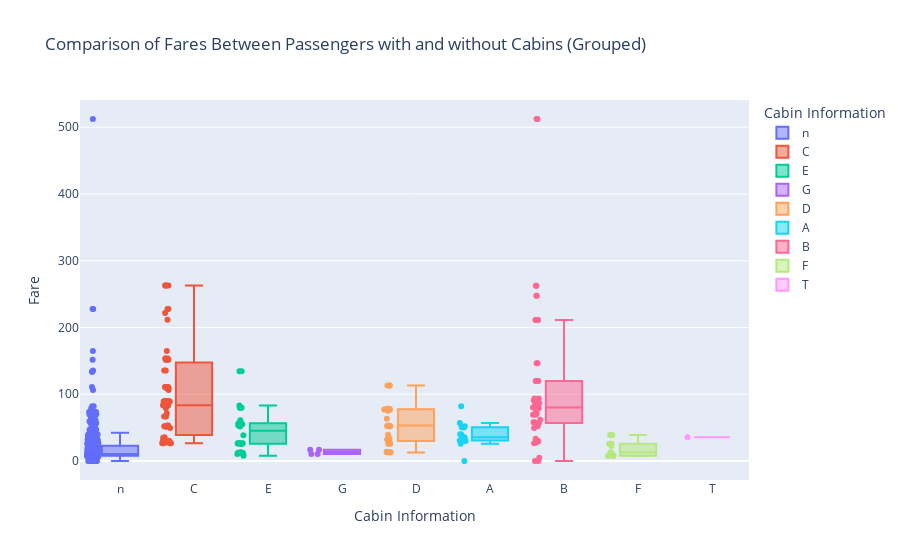

The notebook cell saved with this chart:
### Markdown cell above
## Question:
Are the fares for passengers with cabins generally higher than those without cabins?

### Code cell
#grouping the cabins by extracting the first letter of the cabin information
df['Cabin_Group'] = df['Cabin'].astype(str).str[0]
fig = px.box(df, x="Cabin_Group", y="Fare", color="Cabin_Group",
             title="Comparison of Fares Between Passengers with and without Cabins (Grouped)",
             labels={"Cabin_Group": "Cabin Information", "Fare": "Fare"},
             hover_name="Name", points="all")
fig.show()

### Figure 1 — Plotly figure (JSON) as saved in the notebook; plotly's stock layout.template omitted (floating-point values rounded to 4 significant figures; data arrays with more than 128 entries replaced by an {"elided": "..."} marker saying what was removed)
{"data": [{"alignmentgroup": "True", "boxpoints": "all", "hovertemplate": "<b>%{hovertext}</b><br><br>Cabin Information=%{x}<br>Fare=%{y}<extra></extra>", "hovertext": {"elided": "687 str values"}, "legendgroup": "n", "marker": {"color": "#636efa"}, "name": "n", "notched": false, "offsetgroup": "n", "orientation": "v", "showlegend": true, "type": "box", "x": {"elided": "687 str values"}, "x0": " ", "xaxis": "x", "y": {"elided": "687 float values"}, "y0": " ", "yaxis": "y"}, {"alignmentgroup": "True", "boxpoints": "all", "hovertemplate": "<b>%{hovertext}</b><br><br>Cabin Information=%{x}<br>Fare=%{y}<extra></extra>", "hovertext": ["Cumings, Mrs. John Bradley (Florence Briggs Thayer)", "Futrelle, Mrs. Jacques Heath (Lily May Peel)", "Bonnell, Miss. Elizabeth", "Fortune, Mr. Charles Alexander", "Woolner, Mr. Hugh", "Harris, Mr. Henry Birkhardt", "Fortune, Miss. Mabel Helen", "Porter, Mr. Walter Chamberlain", "Futrelle, Mr. Jacques Heath", "Pears, Mrs. Thomas (Edith Wearne)", "Isham, Miss. Ann Elizabeth", "Hoyt, Mr. Frederick Maxfield", "Harris, Mrs. Henry Birkhardt (Irene Wallach)", "Minahan, Dr. William Edward", "Stead, Mr. William Thomas", "Graham, Mrs. William Thompson (Edith Junkins)", "Bissette, Miss. Amelia", "Natsch, Mr. Charles H", "Allison, Miss. Helen Loraine", "Saalfeld, Mr. Adolphe", "Allison, Master. Hudson Trevor", "Penasco y Castellana, Mrs. Victor de Satode (Maria Josefa Perez de Soto y Vallejo)", "Hays, Miss. Margaret Bechstein", "Wick, Miss. Mary Natalie", "Young, Miss. Marie Grice", "Partner, Mr. Austen", "Graham, Mr. George Edward", "Pears, Mr. Thomas Clinton", "Fortune, Miss. Alice Elizabeth", "Williams-Lambert, Mr. Fletcher Fellows", "Widener, Mr. Harry Elkins", "Minahan, Miss. Daisy E", "Bjornstrom-Steffansson, Mr. Mauritz Hakan", "Fortune, Mr. Mark", "Peuchen, Major. Arthur Godfrey", "Foreman, Mr. Benjamin Laventall", "Goldenberg, Mr. Samuel L", "Hoyt, Mrs. Frederick Maxfield (Jane Anne Forby)", "Molson, Mr. Harry Markland", "Allison, Mrs. Hudson J C (Bessie Waldo Daniels)", "Penasco y Castellana, Mr. Victor de Satode", "Farthing, Mr. John", "Douglas, Mr. Walter Donald", "Thayer, Mr. John Borland Jr", "Appleton, Mrs. Edward Dale (Charlotte Lamson)", "Thayer, Mrs. John Borland (Marian Longstreth Morris)", "Shutes, Miss. Elizabeth W", "Taylor, Mrs. Elmer Zebley (Juliet Cummins Wright)", "Thayer, Mr. John Borland", "Astor, Mrs. John Jacob (Madeleine Talmadge Force)", "Mayne, Mlle. Berthe Antonine (\"Mrs de Villiers\")", "Klaber, Mr. Herman", "Taylor, Mr. Elmer Zebley", "Endres, Miss. Caroline Louise", "Cavendish, Mr. Tyrell William", "Marechal, Mr. Pierre", "Goldenberg, Mrs. Samuel L (Edwiga Grabowska)", "Potter, Mrs. Thomas Jr (Lily Alexenia Wilson)", "Behr, Mr. Karl Howell"], "legendgroup": "C", "marker": {"color": "#EF553B"}, "name": "C", "notched": false, "offsetgroup": "C", "orientation": "v", "showlegend": true, "type": "box", "x": ["C", "C", "C", "C", "C", "C", "C", "C", "C", "C", "C", "C", "C", "C", "C", "C", "C", "C", "C", "C", "C", "C", "C", "C", "C", "C", "C", "C", "C", "C", "C", "C", "C", "C", "C", "C", "C", "C", "C", "C", "C", "C", "C", "C", "C", "C", "C", "C", "C", "C", "C", "C", "C", "C", "C", "C", "C", "C", "C"], "x0": " ", "xaxis": "x", "y": [71.28, 53.1, 26.55, 263, 35.5, 83.47, 263, 52, 53.1, 66.6, 28.71, 90, 83.47, 90, 26.55, 153.5, 135.6, 29.7, 151.6, 30.5, 151.6, 108.9, 83.16, 164.9, 135.6, 28.5, 153.5, 66.6, 263, 35, 211.5, 90, 26.55, 263, 30.5, 27.75, 89.1, 90, 30.5, 151.6, 108.9, 221.8, 106.4, 110.9, 51.48, 110.9, 153.5, 52, 110.9, 227.5, 49.5, 26.55, 52, 227.5, 78.85, 29.7, 89.1, 83.16, 30], "y0": " ", "yaxis": "y"}, {"alignmentgroup": "True", "boxpoints": "all", "hovertemplate": "<b>%{hovertext}</b><br><br>Cabin Information=%{x}<br>Fare=%{y}<extra></extra>", "hovertext": ["McCarthy, Mr. Timothy J", "Chaffee, Mr. Herbert Fuller", "Webber, Miss. Susan", "Chibnall, Mrs. (Edith Martha Bowerman)", "Taussig, Mr. Emil", "Keane, Miss. Nora A", "Francatelli, Miss. Laura Mabel", "Spedden, Mrs. Frederic Oakley (Margaretta Corning Stone)", "Burns, Miss. Elizabeth Margaret", "Bowerman, Miss. Elsie Edith", "Harder, Mr. George Achilles", "Pickard, Mr. Berk (Berk Trembisky)", "Silvey, Mr. William Baird", "Millet, Mr. Francis Davis", "Anderson, Mr. Harry", "Gee, Mr. Arthur H", "McGough, Mr. James Robert", "Taussig, Mrs. Emil (Tillie Mandelbaum)", "Flynn, Mr. John Irwin (\"Irving\")", "Silvey, Mrs. William Baird (Alice Munger)", "Taussig, Miss. Ruth", "Colley, Mr. Edward Pomeroy", "Silverthorne, Mr. Spencer Victor", "Calderhead, Mr. Edward Pennington", "Troutt, Miss. Edwina Celia \"Winnie\"", "Chambers, Mr. Norman Campbell", "Moor, Master. Meier", "Mack, Mrs. (Mary)", "Chambers, Mrs. Norman Campbell (Bertha Griggs)", "Moor, Mrs. (Beila)", "Compton, Miss. Sara Rebecca", "Daly, Mr. Peter Denis "], "legendgroup": "E", "marker": {"color": "#00cc96"}, "name": "E", "notched": false, "offsetgroup": "E", "orientation": "v", "showlegend": true, "type": "box", "x": ["E", "E", "E", "E", "E", "E", "E", "E", "E", "E", "E", "E", "E", "E", "E", "E", "E", "E", "E", "E", "E", "E", "E", "E", "E", "E", "E", "E", "E", "E", "E", "E"], "x0": " ", "xaxis": "x", "y": [51.86, 61.17, 13, 55, 79.65, 12.35, 56.93, 134.5, 134.5, 55, 55.44, 8.05, 55.9, 26.55, 26.55, 38.5, 26.29, 79.65, 26.39, 55.9, 79.65, 25.59, 26.29, 26.29, 10.5, 53.1, 12.47, 10.5, 53.1, 12.47, 83.16, 26.55], "y0": " ", "yaxis": "y"}, {"alignmentgroup": "True", "boxpoints": "all", "hovertemplate": "<b>%{hovertext}</b><br><br>Cabin Information=%{x}<br>Fare=%{y}<extra></extra>", "hovertext": ["Sandstrom, Miss. Marguerite Rut", "Strom, Miss. Telma Matilda", "Strom, Mrs. Wilhelm (Elna Matilda Persson)", "Sandstrom, Mrs. Hjalmar (Agnes Charlotta Bengtsson)"], "legendgroup": "G", "marker": {"color": "#ab63fa"}, "name": "G", "notched": false, "offsetgroup": "G", "orientation": "v", "showlegend": true, "type": "box", "x": ["G", "G", "G", "G"], "x0": " ", "xaxis": "x", "y": [16.7, 10.46, 10.46, 16.7], "y0": " ", "yaxis": "y"}, {"alignmentgroup": "True", "boxpoints": "all", "hovertemplate": "<b>%{hovertext}</b><br><br>Cabin Information=%{x}<br>Fare=%{y}<extra></extra>", "hovertext": ["Beesley, Mr. Lawrence", "Harper, Mrs. Henry Sleeper (Myna Haxtun)", "Greenfield, Mr. William Bertram", "White, Mr. Richard Frasar", "White, Mr. Percival Wayland", "Newsom, Miss. Helen Monypeny", "Newell, Miss. Madeleine", "Bazzani, Miss. Albina", "Beckwith, Mr. Richard Leonard", "Andrews, Miss. Kornelia Theodosia", "Levy, Mr. Rene Jacques", "Ball, Mrs. (Ada E Hall)", "Warren, Mrs. Frank Manley (Anna Sophia Atkinson)", "Newell, Miss. Marjorie", "Kenyon, Mrs. Frederick R (Marion)", "Jerwan, Mrs. Amin S (Marie Marthe Thuillard)", "Eustis, Miss. Elizabeth Mussey", "Walker, Mr. William Anderson", "Stephenson, Mrs. Walter Bertram (Martha Eustis)", "Kimball, Mr. Edwin Nelson Jr", "Sutton, Mr. Frederick", "Longley, Miss. Gretchen Fiske", "Harper, Mr. Henry Sleeper", "Newell, Mr. Arthur Webster", "Hassab, Mr. Hammad", "Hawksford, Mr. Walter James", "Marvin, Mr. Daniel Warner", "Hogeboom, Mrs. John C (Anna Andrews)", "Long, Mr. Milton Clyde", "Leader, Dr. Alice (Farnham)", "Lines, Miss. Mary Conover", "Swift, Mrs. Frederick Joel (Margaret Welles Barron)", "Beckwith, Mrs. Richard Leonard (Sallie Monypeny)"], "legendgroup": "D", "marker": {"color": "#FFA15A"}, "name": "D", "notched": false, "offsetgroup": "D", "orientation": "v", "showlegend": true, "type": "box", "x": ["D", "D", "D", "D", "D", "D", "D", "D", "D", "D", "D", "D", "D", "D", "D", "D", "D", "D", "D", "D", "D", "D", "D", "D", "D", "D", "D", "D", "D", "D", "D", "D", "D"], "x0": " ", "xaxis": "x", "y": [13, 76.73, 63.36, 77.29, 77.29, 26.28, 113.3, 76.29, 52.55, 77.96, 12.88, 13, 75.25, 113.3, 51.86, 13.79, 78.27, 34.02, 78.27, 52.55, 32.32, 77.96, 76.73, 113.3, 76.73, 30, 53.1, 77.96, 30, 25.93, 39.4, 25.93, 52.55], "y0": " ", "yaxis": "y"}, {"alignmentgroup": "True", "boxpoints": "all", "hovertemplate": "<b>%{hovertext}</b><br><br>Cabin Information=%{x}<br>Fare=%{y}<extra></extra>", "hovertext": ["Sloper, Mr. William Thompson", "Goldschmidt, Mr. George B", "Smith, Mr. James Clinch", "Rood, Mr. Hugh Roscoe", "Blank, Mr. Henry", "Smith, Mr. Richard William", "Dodge, Master. Washington", "Clifford, Mr. George Quincy", "Duff Gordon, Lady. (Lucille Christiana Sutherland) (\"Mrs Morgan\")", "Ross, Mr. John Hugo", "Duff Gordon, Sir. Cosmo Edmund (\"Mr Morgan\")", "Barkworth, Mr. Algernon Henry Wilson", "Simonius-Blumer, Col. Oberst Alfons", "Andrews, Mr. Thomas Jr", "Roebling, Mr. Washington Augustus II"], "legendgroup": "A", "marker": {"color": "#19d3f3"}, "name": "A", "notched": false, "offsetgroup": "A", "orientation": "v", "showlegend": true, "type": "box", "x": ["A", "A", "A", "A", "A", "A", "A", "A", "A", "A", "A", "A", "A", "A", "A"], "x0": " ", "xaxis": "x", "y": [35.5, 34.65, 30.7, 50, 31, 26, 81.86, 52, 39.6, 40.12, 56.93, 30, 35.5, 0, 50.5], "y0": " ", "yaxis": "y"}, {"alignmentgroup": "True", "boxpoints": "all", "hovertemplate": "<b>%{hovertext}</b><br><br>Cabin Information=%{x}<br>Fare=%{y}<extra></extra>", "hovertext": ["Spencer, Mrs. William Augustus (Marie Eugenie)", "Ostby, Mr. Engelhart Cornelius", "Icard, Miss. Amelie", "Baxter, Mr. Quigg Edmond", "Giglio, Mr. Victor", "Van der hoef, Mr. Wyckoff", "Brown, Mrs. James Joseph (Margaret Tobin)", "Lurette, Miss. Elise", "Cherry, Miss. Gladys", "Harrison, Mr. William", "Bishop, Mrs. Dickinson H (Helen Walton)", "Baxter, Mrs. James (Helene DeLaudeniere Chaput)", "Ryerson, Miss. Emily Borie", "Hippach, Miss. Jean Gertrude", "Aubart, Mme. Leontine Pauline", "Carter, Mr. William Ernest", "Carter, Miss. Lucile Polk", "Bishop, Mr. Dickinson H", "Kent, Mr. Edward Austin", "Maioni, Miss. Roberta", "Perreault, Miss. Anne", "Hippach, Mrs. Louis Albert (Ida Sophia Fischer)", "Butt, Major. Archibald Willingham", "Frolicher, Miss. Hedwig Margaritha", "Crosby, Miss. Harriet R", "Frolicher-Stehli, Mr. Maxmillian", "Stahelin-Maeglin, Dr. Max", "Sagesser, Mlle. Emma", "Davidson, Mr. Thornton", "Cardeza, Mr. Thomas Drake Martinez", "Madill, Miss. Georgette Alexandra", "Dick, Mr. Albert Adrian", "Allen, Miss. Elisabeth Walton", "Lesurer, Mr. Gustave J", "Ryerson, Miss. Susan Parker \"Suzette\"", "Crosby, Capt. Edward Gifford", "Rothes, the Countess. of (Lucy Noel Martha Dyer-Edwards)", "Carter, Mrs. William Ernest (Lucile Polk)", "Robert, Mrs. Edward Scott (Elisabeth Walton McMillan)", "Dick, Mrs. Albert Adrian (Vera Gillespie)", "Guggenheim, Mr. Benjamin", "Carter, Master. William Thornton II", "Fry, Mr. Richard", "Hays, Mrs. Charles Melville (Clara Jennings Gregg)", "Stone, Mrs. George Nelson (Martha Evelyn)", "Carlsson, Mr. Frans Olof", "Graham, Miss. Margaret Edith"], "legendgroup": "B", "marker": {"color": "#FF6692"}, "name": "B", "notched": false, "offsetgroup": "B", "orientation": "v", "showlegend": true, "type": "box", "x": ["B", "B", "B", "B", "B", "B", "B", "B", "B", "B", "B", "B", "B", "B", "B", "B", "B", "B", "B", "B", "B", "B", "B", "B", "B", "B", "B", "B", "B", "B", "B", "B", "B", "B", "B", "B", "B", "B", "B", "B", "B", "B", "B", "B", "B", "B", "B"], "x0": " ", "xaxis": "x", "y": [146.5, 61.98, 80, 247.5, 79.2, 33.5, 27.72, 146.5, 86.5, 0, 91.08, 247.5, 262.4, 57.98, 69.3, 120, 120, 91.08, 29.7, 86.5, 93.5, 57.98, 26.55, 49.5, 71, 79.2, 30.5, 69.3, 52, 512.3, 211.3, 57, 211.3, 512.3, 262.4, 71, 86.5, 120, 211.3, 57, 79.2, 120, 0, 93.5, 80, 5, 30], "y0": " ", "yaxis": "y"}, {"alignmentgroup": "True", "boxpoints": "all", "hovertemplate": "<b>%{hovertext}</b><br><br>Cabin Information=%{x}<br>Fare=%{y}<extra></extra>", "hovertext": ["Nye, Mrs. (Elizabeth Ramell)", "Moen, Mr. Sigurd Hansen", "Peter, Miss. Anna", "Navratil, Mr. Michel (\"Louis M Hoffman\")", "Becker, Master. Richard F", "Navratil, Master. Michel M", "Navratil, Master. Edmond Roger", "Brown, Miss. Amelia \"Mildred\"", "Lemore, Mrs. (Amelia Milley)", "Becker, Miss. Marion Louise", "Humblen, Mr. Adolf Mathias Nicolai Olsen", "Soholt, Mr. Peter Andreas Lauritz Andersen", "Tobin, Mr. Roger"], "legendgroup": "F", "marker": {"color": "#B6E880"}, "name": "F", "notched": false, "offsetgroup": "F", "orientation": "v", "showlegend": true, "type": "box", "x": ["F", "F", "F", "F", "F", "F", "F", "F", "F", "F", "F", "F", "F"], "x0": " ", "xaxis": "x", "y": [10.5, 7.65, 22.36, 26, 39, 26, 26, 13, 10.5, 39, 7.65, 7.65, 7.75], "y0": " ", "yaxis": "y"}, {"alignmentgroup": "True", "boxpoints": "all", "hovertemplate": "<b>%{hovertext}</b><br><br>Cabin Information=%{x}<br>Fare=%{y}<extra></extra>", "hovertext": ["Blackwell, Mr. Stephen Weart"], "legendgroup": "T", "marker": {"color": "#FF97FF"}, "name": "T", "notched": false, "offsetgroup": "T", "orientation": "v", "showlegend": true, "type": "box", "x": ["T"], "x0": " ", "xaxis": "x", "y": [35.5], "y0": " ", "yaxis": "y"}], "layout": {"autosize": true, "boxmode": "overlay", "legend": {"title": {"text": "Cabin Information"}, "tracegroupgap": 0}, "title": {"text": "Comparison of Fares Between Passengers with and without Cabins (Grouped)"}, "xaxis": {"anchor": "y", "autorange": true, "categoryarray": ["n", "C", "E", "G", "D", "A", "B", "F", "T"], "categoryorder": "array", "domain": [0, 1], "range": [-0.5309, 8.5], "title": {"text": "Cabin Information"}, "type": "category"}, "yaxis": {"anchor": "x", "autorange": true, "domain": [0, 1], "range": [-28.46, 540.8], "title": {"text": "Fare"}, "type": "linear"}}}
